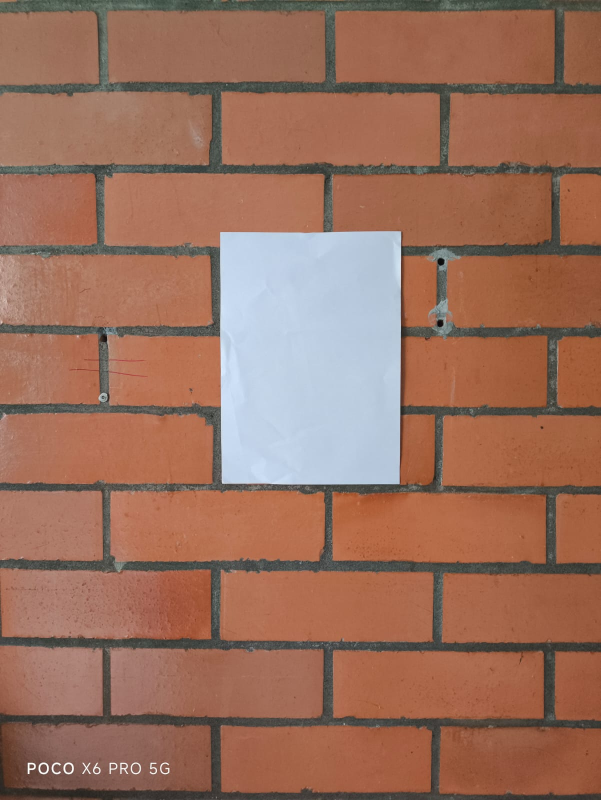
#> input picture imagenes/img_1.jpg, 1201 x 1600 px (shown at 1/2 size)
$ python main.py
#> lines starting #> are read from the running program, lines starting #| are printed output that depends on the picture; after the words box and inside, x2 and y2 are one past the last pixel; in counts of white or black regions, pixels touching at a corner belong together
#> in _load_wall_image, self._wall_image is the input picture: shape (1600, 1201, 3); mean B, G, R 92.7, 111, 154.2
### detector_grietas.py
"""
Módulo para detección de grietas en superficies usando procesamiento de imágenes.

Combina técnicas de preprocesamiento, detección de bordes y extracción de características
para identificar posibles áreas dañadas.
"""

import cv2
import numpy as np
from matplotlib import pyplot as plt
from typing import Tuple


class CrackDetectionPipeline:
    """
    Pipeline completo para detección y análisis de grietas.

    Atributos:
        image_path (str): Ruta de la imagen a analizar
        orb_features (int): Número de características ORB a detectar
    """

    def __init__(self, image_path: str, orb_features: int = 1500):
        """
        Inicializa el pipeline con parámetros de configuración.

        Args:
            image_path: Ruta a la imagen de entrada
            orb_features: Cantidad máxima de características ORB (default: 1500)
        """
        self.image_path = image_path
        self.orb_features = orb_features
        self.original_image = None
        self.gray_image = None
        self.edges = None
        self.keypoints = None
        self.descriptors = None
        self.features_image = None

    def _load_image(self) -> None:
        """Carga y convierte la imagen a escala de grises."""
        self.original_image = cv2.imread(self.image_path)
        if self.original_image is None:
            raise FileNotFoundError(f"Imagen no encontrada: {self.image_path}")
        self.gray_image = cv2.cvtColor(self.original_image, cv2.COLOR_BGR2GRAY)
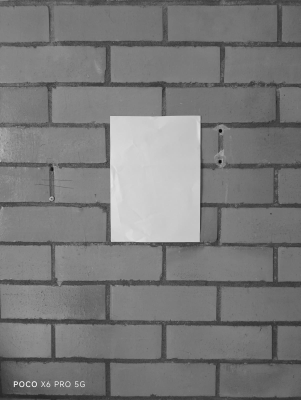
#> self.gray_image: shape (1600, 1201) (shown at 1/4 size); min 3, max 255, mean 121.9

    def _preprocess_image(self) -> None:
        """Aplica secuencia de preprocesamiento para realzar características."""
        blurred = cv2.blur(self.gray_image, (3, 3))
        log_transformed = self._apply_log_transform(blurred)
        self.edges = self._enhance_edges(log_transformed)

    def _apply_log_transform(self, image: np.ndarray) -> np.ndarray:
        """Aplica transformación logarítmica para mejorar el contraste."""
        normalized = (np.log(image + 1) / np.log(1 + np.max(image))) * 255
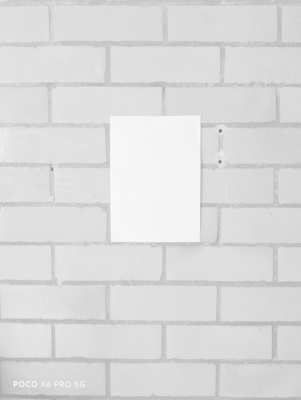
#> normalized: shape (1600, 1201) float16 (shown at 1/4 size); min 105.9, max 255, mean 219.8
        return normalized.astype(np.uint8)

    def _enhance_edges(self, image: np.ndarray) -> np.ndarray:
        """Realza bordes usando filtrado bilateral y detección Canny."""
        bilateral = cv2.bilateralFilter(image, 4, 90, 90)
        return cv2.Canny(bilateral, 82, 172)
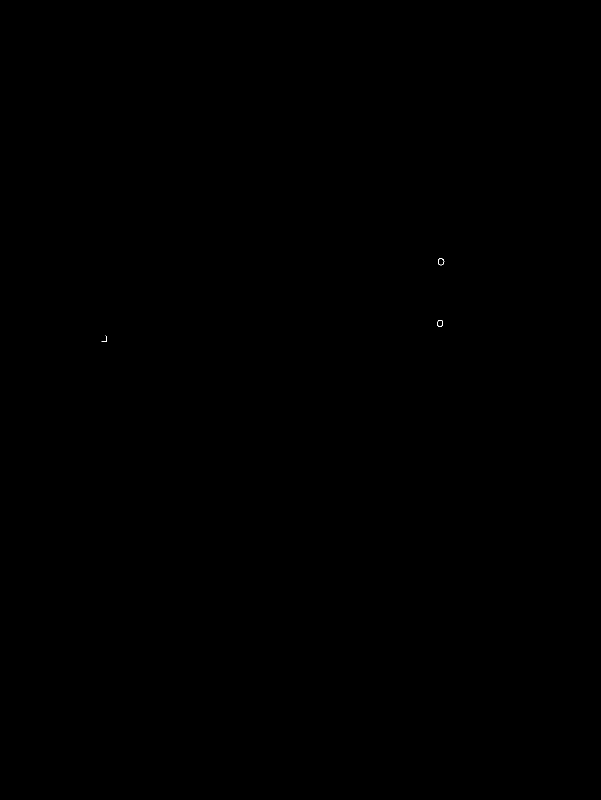
#> returned value: shape (1600, 1201) (shown at 1/2 size); 0.01% white in thin lines or dots, all inside (x1, y1, x2, y2) = (203, 517, 889, 684)

    def _apply_morphology(self) -> None:
        """Mejora la conectividad de bordes con operaciones morfológicas."""
        kernel = np.ones((8, 8), np.uint8)
        self.edges = cv2.dilate(self.edges, kernel, iterations=2)
#> self.edges: shape (1600, 1201); 0.1% white; 3 white regions, box (x1, y1, x2, y2) and area: (870, 511, 897, 539) 720, (869, 634, 894, 662) 678, (197, 665, 222, 692) 576
        self.edges = cv2.morphologyEx(self.edges, cv2.MORPH_CLOSE, kernel)
#> self.edges: shape (1600, 1201); 0.1% white; 3 white regions, box (x1, y1, x2, y2) and area: (871, 512, 898, 540) 720, (870, 635, 895, 663) 678, (198, 666, 223, 693) 576

    def _detect_orb_features(self) -> None:
        """Detecta características ORB en los bordes procesados."""
        orb = cv2.ORB_create(nfeatures=self.orb_features)
        self.keypoints, self.descriptors = orb.detectAndCompute(self.edges, None)
#> self.keypoints = 108 keypoints; strongest (x, y, size): (212, 669, 92.6), (204, 676, 37.2), (211, 670, 111.1), (220, 691, 44.6)
        self.features_image = cv2.drawKeypoints(
            self.edges, self.keypoints, None, flags=cv2.DRAW_MATCHES_FLAGS_DRAW_RICH_KEYPOINTS
        )

    def _display_results(self) -> None:
        """Muestra resultados del proceso de detección."""
        plt.figure(figsize=(10, 5))

        plt.subplot(1, 2, 1)
        plt.imshow(cv2.cvtColor(self.original_image, cv2.COLOR_BGR2RGB))
        plt.title('Imagen Original')
        plt.axis('off')

        plt.subplot(1, 2, 2)
        plt.imshow(self.features_image, cmap='gray')
        plt.title('Características Detectadas')
        plt.axis('off')

        plt.tight_layout()
        plt.show()
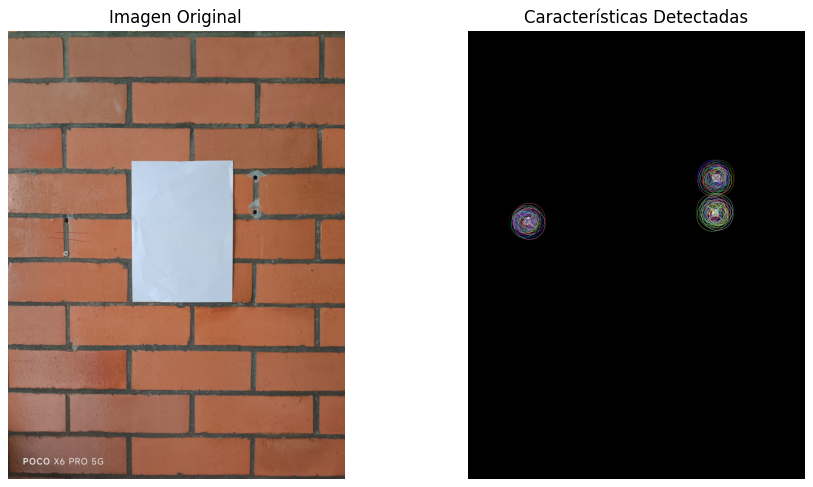
#> figure drawn by matplotlib, 2 panels

    def execute(self) -> np.ndarray:
        """
        Ejecuta el pipeline completo de detección.

        Returns:
            Imagen binaria con bordes detectados
        """
        self._load_image()
        self._preprocess_image()
        self._apply_morphology()
        self._detect_orb_features()
        self._display_results()
        return self.edges


# [4 lines left out: function main, not called in this run]


if __name__ == '_main_':
    main()

### detector_referencia.py
"""
Módulo para detección de región de referencia blanca en imágenes.

Implementa un pipeline completo para identificación y análisis de la región blanca
de mayor área en una imagen, útil para calibración de escalas.
"""

import cv2
import numpy as np
import matplotlib.pyplot as plt
from typing import Optional, Tuple


class WhiteRegionDetector:
    """
    Detector de región blanca de referencia.

    Atributos:
        image_path (str): Ruta de la imagen a procesar
        threshold (int): Umbral de binarización (0-255)
        original_image (np.ndarray): Imagen original cargada
        binary_image (np.ndarray): Imagen binarizada
        largest_contour (np.ndarray): Contorno de la región detectada
        mask (np.ndarray): Máscara binaria de la región
    """

    def __init__(self, image_path: str, threshold: int = 150):
        """
        Inicializa el detector con parámetros de configuración.

        Args:
            image_path: Ruta a la imagen de entrada
            threshold: Valor de umbral para binarización (default: 150)
        """
        self.image_path = image_path
        self.threshold = threshold
        self.original_image = None
        self.gray_image = None
        self.binary_image = None
        self.largest_contour = None
        self.mask = None

    def _load_image(self) -> None:
        """Carga y convierte la imagen a escala de grises."""
        self.original_image = cv2.imread(self.image_path)
        if self.original_image is None:
            raise FileNotFoundError(f"Imagen no encontrada: {self.image_path}")
        self.gray_image = cv2.cvtColor(self.original_image, cv2.COLOR_BGR2GRAY)

    def _binarize_image(self) -> None:
        """Aplica umbralización para obtener imagen binaria."""
        _, self.binary_image = cv2.threshold(
            self.gray_image, self.threshold, 255, cv2.THRESH_BINARY
        )
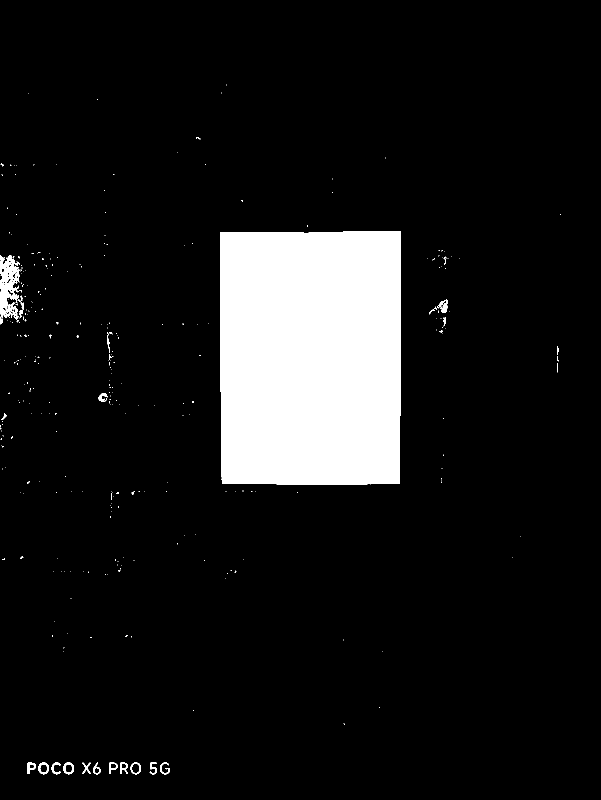
#> self.binary_image: shape (1600, 1201) (shown at 1/2 size); 9.8% white; 325 white regions (296 under 20 px)

    def _find_largest_contour(self) -> None:
        """Identifica el contorno de mayor área en la imagen binaria."""
        contours, _ = cv2.findContours(
            self.binary_image, cv2.RETR_EXTERNAL, cv2.CHAIN_APPROX_SIMPLE
        )
#> contours = 324 contours, 302 with area under 20; largest, box (x1, y1, x2, y2) and area: (440, 462, 802, 969) 180614, (0, 511, 40, 636) 3049, (127, 1525, 148, 1549) 377, (261, 1525, 282, 1549) 376, (77, 1525, 98, 1549) 372

        if not contours:
            raise ValueError("No se encontraron contornos en la imagen")

        self.largest_contour = max(contours, key=cv2.contourArea)
#> self.largest_contour = contour of 70 points, box (x1, y1, x2, y2) (440, 462, 802, 969), area 180614
#> (the rest of the program and of its run is left out)
